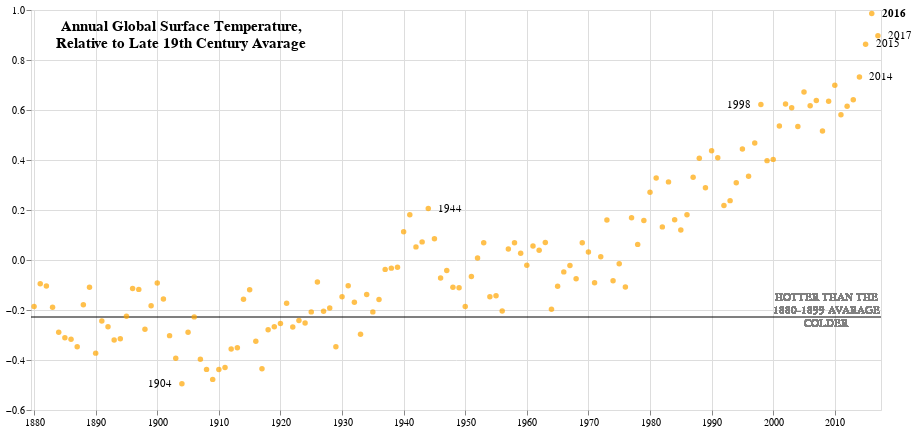

Here is the notebook cell this chart was saved with:
### Code cell
left_text_years = alt.Chart(left_years).mark_text( 
    align='left', 
    dx=10
).encode( 
     text='Year:O') 

right_text_years = alt.Chart(right_years).mark_text( 
    align='right', 
    dx=-10
).encode( 
     text='Year:O') 

text_max_year = alt.Chart(max_year).mark_text( 
    align='left', 
    dx=10, 
    fontWeight='bold' 
).encode( 
    text='Year:O' 
)

main_plot = (alt.Chart(df).mark_point(color='orange', filled=True)+ left_text_years + right_text_years
             + text_max_year ).encode(
    x = alt.X('Year:O', title='', axis=alt.Axis(values=years_list)),
    y = alt.Y('mean:Q', title='')
)


line = alt.Chart(pd.DataFrame({'y': [years_df]})).mark_rule().encode(y=alt.Y('y'))

line_text = alt.Chart(df).mark_text(text=['HOTTER THAN THE', '1880-1899 AVARAGE' ,'COLDER'], dx=370, dy = 88,
                                    color='gray', fontSize=11)

(line_text + line + main_plot).configure_axis(domain=False).configure_axisX(
    labelAngle=0,
    grid=True).properties(
    height = 400,
    width=850,
    title=alt.TitleParams(
        ['Annual Global Surface Temperature,', 'Relative to Late 19th Century Avarage'],
        dx = -275,
        dy = 50,
        fontSize=15
    )
)

### Figure 1 — Vega-Lite specification as saved in the notebook (floating-point values rounded to 4 significant figures; data arrays with more than 128 entries replaced by an {"elided": "..."} marker saying what was removed)
{"config": {"view": {"continuousWidth": 400, "continuousHeight": 300}, "axis": {"domain": false}, "axisX": {"grid": true, "labelAngle": 0}}, "layer": [{"data": {"name": "data-7c32f91f8bcb11d7896640c3e521f0d1"}, "mark": {"type": "text", "color": "gray", "dx": 370, "dy": 88, "fontSize": 11, "text": ["HOTTER THAN THE", "1880-1899 AVARAGE", "COLDER"]}}, {"data": {"name": "data-5777bfde73dc64867fa1a9d3201eb8ae"}, "mark": "rule", "encoding": {"y": {"type": "quantitative", "field": "y"}}}, {"layer": [{"data": {"name": "data-7c32f91f8bcb11d7896640c3e521f0d1"}, "mark": {"type": "point", "color": "orange", "filled": true}}, {"data": {"name": "data-835c7b30d3243c34fcc8bfd88270c911"}, "mark": {"type": "text", "align": "left", "dx": 10}, "encoding": {"text": {"type": "ordinal", "field": "Year"}}}, {"data": {"name": "data-e4c7e8cf4e0790361262e5a07db75e4d"}, "mark": {"type": "text", "align": "right", "dx": -10}, "encoding": {"text": {"type": "ordinal", "field": "Year"}}}, {"data": {"name": "data-c868cb20c34eac29f787252a13b303aa"}, "mark": {"type": "text", "align": "left", "dx": 10, "fontWeight": "bold"}, "encoding": {"text": {"type": "ordinal", "field": "Year"}}}], "encoding": {"x": {"type": "ordinal", "axis": {"values": [1880, 1890, 1900, 1910, 1920, 1930, 1940, 1950, 1960, 1970, 1980, 1990, 2000, 2010]}, "field": "Year", "title": ""}, "y": {"type": "quantitative", "field": "mean", "title": ""}}}], "height": 400, "title": {"text": ["Annual Global Surface Temperature,", "Relative to Late 19th Century Avarage"], "dx": -275, "dy": 50, "fontSize": 15}, "width": 850, "$schema": "https://vega.github.io/schema/vega-lite/v4.8.1.json", "datasets": {"data-7c32f91f8bcb11d7896640c3e521f0d1": {"elided": "138 records"}, "data-5777bfde73dc64867fa1a9d3201eb8ae": [{"y": -0.228}], "data-835c7b30d3243c34fcc8bfd88270c911": [{"Year": 1944, "Jan": 0.35, "Feb": 0.26, "Mar": 0.26, "Apr": 0.19, "May": 0.19, "Jun": 0.2, "Jul": 0.18, "Aug": 0.17, "Sep": 0.3, "Oct": 0.25, "Nov": 0.1, "Dec": 0.02, "J-D": 0.21, "D-N": ".23", "DJF": ".29", "MAM": 0.22, "JJA": 0.18, "SON": 0.22, "mean": 0.2058}, {"Year": 2014, "Jan": 0.73, "Feb": 0.52, "Mar": 0.76, "Apr": 0.77, "May": 0.85, "Jun": 0.66, "Jul": 0.56, "Aug": 0.8, "Sep": 0.88, "Oct": 0.81, "Nov": 0.66, "Dec": 0.78, "J-D": 0.73, "D-N": ".72", "DJF": ".63", "MAM": 0.79, "JJA": 0.67, "SON": 0.78, "mean": 0.7317}, {"Year": 2015, "Jan": 0.81, "Feb": 0.87, "Mar": 0.9, "Apr": 0.74, "May": 0.75, "Jun": 0.79, "Jul": 0.71, "Aug": 0.79, "Sep": 0.81, "Oct": 1.07, "Nov": 1.02, "Dec": 1.1, "J-D": 0.86, "D-N": ".84", "DJF": ".82", "MAM": 0.8, "JJA": 0.76, "SON": 0.97, "mean": 0.8633}, {"Year": 2017, "Jan": 0.96, "Feb": 1.11, "Mar": 1.13, "Apr": 0.93, "May": 0.88, "Jun": 0.7, "Jul": 0.81, "Aug": 0.86, "Sep": 0.74, "Oct": 0.88, "Nov": 0.87, "Dec": 0.89, "J-D": 0.9, "D-N": ".89", "DJF": ".96", "MAM": 0.98, "JJA": 0.79, "SON": 0.83, "mean": 0.8967}], "data-e4c7e8cf4e0790361262e5a07db75e4d": [{"Year": 1904, "Jan": -0.67, "Feb": -0.59, "Mar": -0.51, "Apr": -0.55, "May": -0.56, "Jun": -0.51, "Jul": -0.54, "Aug": -0.51, "Sep": -0.53, "Oct": -0.4, "Nov": -0.22, "Dec": -0.35, "J-D": -0.49, "D-N": "-.51", "DJF": "-.60", "MAM": -0.54, "JJA": -0.52, "SON": -0.38, "mean": -0.495}, {"Year": 1998, "Jan": 0.6, "Feb": 0.9, "Mar": 0.63, "Apr": 0.63, "May": 0.69, "Jun": 0.77, "Jul": 0.68, "Aug": 0.66, "Sep": 0.41, "Oct": 0.44, "Nov": 0.49, "Dec": 0.56, "J-D": 0.62, "D-N": ".62", "DJF": ".69", "MAM": 0.65, "JJA": 0.7, "SON": 0.45, "mean": 0.6217}], "data-c868cb20c34eac29f787252a13b303aa": [{"Year": 2016, "Jan": 1.15, "Feb": 1.34, "Mar": 1.3, "Apr": 1.07, "May": 0.9, "Jun": 0.78, "Jul": 0.82, "Aug": 0.99, "Sep": 0.87, "Oct": 0.89, "Nov": 0.9, "Dec": 0.82, "J-D": 0.99, "D-N": "1.01", "DJF": "1.19", "MAM": 1.09, "JJA": 0.86, "SON": 0.88, "mean": 0.9858}]}}
